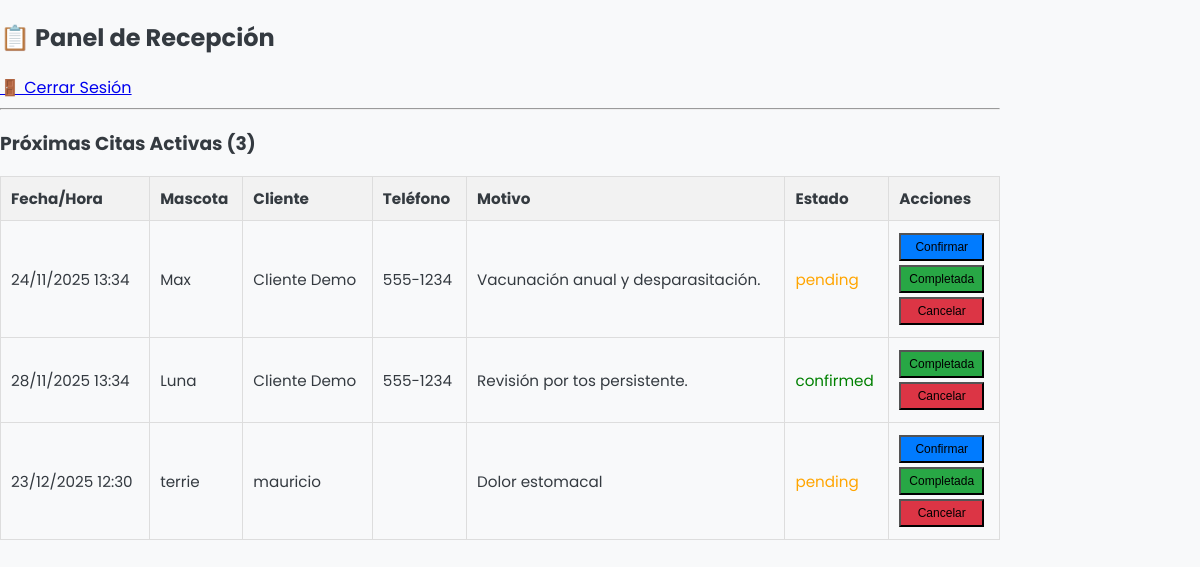
Screenshot of /vet-clinic/pages/sales_dashboard.php (signed in) with the database file from the repository.
### tables this page shows
CREATE TABLE `appointments` (
  `id` int NOT NULL,
  `client_id` int NOT NULL,
  `pet_id` int NOT NULL,
  `date_time` datetime NOT NULL,
  `reason` text NOT NULL,
  `status` enum('pending','confirmed','canceled','completed') DEFAULT 'pending',
  `created_at` datetime DEFAULT CURRENT_TIMESTAMP
);

CREATE TABLE `pets` (
  `id` int NOT NULL,
  `user_id` int NOT NULL,
  `name` varchar(100) NOT NULL,
  `species` varchar(50) NOT NULL,
  `breed` varchar(50) DEFAULT NULL,
  `birthdate` date DEFAULT NULL,
  `created_at` datetime DEFAULT CURRENT_TIMESTAMP
);

CREATE TABLE `users` (
  `id` int NOT NULL,
  `name` varchar(100) NOT NULL,
  `email` varchar(100) NOT NULL,
  `password_hash` varchar(255) NOT NULL,
  `role` enum('client','admin','sales') NOT NULL DEFAULT 'client',
  `phone` varchar(20) DEFAULT NULL,
  `created_at` datetime DEFAULT CURRENT_TIMESTAMP
);

### vet-clinic/pages/sales_dashboard.php (the view, shortened to what this page needs)
<?php
require_once '../includes/db.php';
$sql_all_appts = "SELECT
    a.id, a.date_time, a.reason, a.status, p.name AS pet_name, u.name AS client_name, u.phone
    FROM appointments a
    JOIN pets p ON a.pet_id = p.id
    JOIN users u ON a.client_id = u.id
    WHERE a.status IN ('pending', 'confirmed')
    ORDER BY a.date_time ASC";
$stmt_all_appts = $pdo->prepare($sql_all_appts);
$stmt_all_appts->execute();
$all_appointments = $stmt_all_appts->fetchAll(PDO::FETCH_ASSOC);
?>
<!DOCTYPE html>
<html lang="es">
<head><title>Recepción Dashboard</title><link rel="stylesheet" href="../css/style.css"></head>
<body><div class="container" style="max-width: 1000px;">
    <h2>📋 Panel de Recepción</h2>
    <nav>
        <a href="logout.php">🚪 Cerrar Sesión</a>
    </nav>
    <hr>
    <h3>Próximas Citas Activas (<?php echo count($all_appointments); ?>)</h3>
    <?php if (empty($all_appointments)): ?>
        <p>No hay citas pendientes ni confirmadas.</p>
    <?php else: ?>
        <table style="width:100%;">
            <thead><tr><th>Fecha/Hora</th><th>Mascota</th><th>Cliente</th><th>Teléfono</th><th>Motivo</th><th>Estado</th><th>Acciones</th></tr></thead>
            <tbody>
                <?php foreach ($all_appointments as $appt): ?>
                <tr>
                    <td><?php echo date('d/m/Y H:i', strtotime($appt['date_time'])); ?></td>
                    <td><?php echo htmlspecialchars($appt['pet_name']); ?></td>
                    <td><?php echo htmlspecialchars($appt['client_name']); ?></td>
                    <td><?php echo htmlspecialchars($appt['phone']); ?></td>
                    <td><?php echo htmlspecialchars($appt['reason']); ?></td>
                    <td><span style="color: <?php echo $appt['status'] == 'confirmed' ? 'green' : ($appt['status'] == 'pending' ? 'orange' : 'red'); ?>;"><?php echo htmlspecialchars($appt['status']); ?></span></td>
                    <td>
                        <form method="POST" action="update_status.php" style="display:inline-flex; flex-direction:column;">
                            <?php if ($appt['status'] == 'pending'): ?>
                                <button type="submit" name="action" value="confirm" class="action-btn btn-confirm">Confirmar</button>
                            <?php endif; ?>
                            <button type="submit" name="action" value="complete" class="action-btn btn-complete">Completada</button>
                            <button type="submit" name="action" value="cancel" class="action-btn btn-cancel">Cancelar</button>
                        </form>
                    </td>
                </tr>
                <?php endforeach; ?>
            </tbody>
        </table>
    <?php endif; ?>
</div></body></html>

### vet-clinic/css/style.css (style rules this page uses)
:root { --primary-color: #007bff; --secondary-color: #28a745; --accent-color: #ffc107; --background-color: #f8f9fa; --dark-banner: #30195e; --card-background: #ffffff; --shadow: 0 0 20px rgba(0, 0, 0, 0.08); }
body { font-family: 'Poppins', sans-serif; background-color: var(--background-color); color: #343a40; margin: 0; padding: 0; }
table { width: 100%; border-collapse: collapse; }
table th, table td { padding: 10px; border: 1px solid #ddd; text-align: left; font-size: 0.95rem; }
table th { background-color: #f2f2f2; color: #343a40; }
.action-btn { width: auto; padding: 5px 8px; margin: 2px 0; font-size: 12px; }
.btn-confirm { background-color: #007bff; }
.btn-complete { background-color: #28a745; }
.btn-cancel { background-color: #dc3545; }

### rows the page displays
appointments: date_time "24/11/2025 13:34", pet.name "Max", client.name "Cliente Demo", client.phone "555-1234", reason "Vacunación anual y desparasitación.", status "pending", shows "Confirmar"
appointments: date_time "28/11/2025 13:34", pet.name "Luna", client.name "Cliente Demo", client.phone "555-1234", reason "Revisión por tos persistente.", status "confirmed"
appointments: date_time "23/12/2025 12:30", pet.name "terrie", client.name "mauricio", reason "Dolor estomacal", status "pending", shows "Confirmar"

### other values shown
count($all_appointments) "3"
